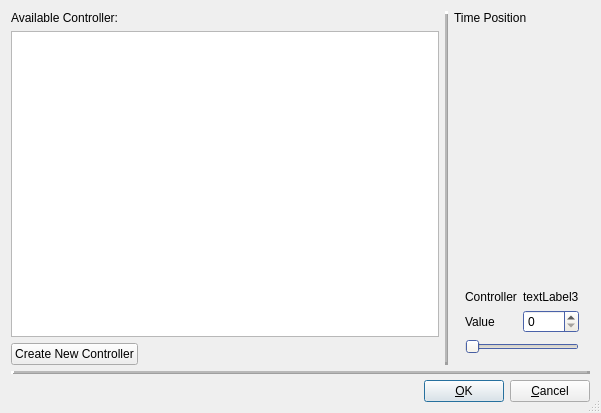
<?xml version="1.0" encoding="UTF-8"?>
<ui version="4.0">
 <class>EditCtrlBase</class>
 <widget class="QDialog" name="EditCtrlBase">
  <property name="geometry">
   <rect>
    <x>0</x>
    <y>0</y>
    <width>601</width>
    <height>413</height>
   </rect>
  </property>
  <property name="windowTitle">
   <string>LOS: Edit Controller Event</string>
  </property>
  <property name="sizeGripEnabled">
   <bool>true</bool>
  </property>
  <layout class="QGridLayout">
   <item row="0" column="3">
    <widget class="QLabel" name="textLabel1">
     <property name="text">
      <string>Time Position</string>
     </property>
     <property name="wordWrap">
      <bool>false</bool>
     </property>
    </widget>
   </item>
   <item row="0" column="0" colspan="2">
    <widget class="QLabel" name="textLabel1_2">
     <property name="text">
      <string>Available Controller:</string>
     </property>
     <property name="wordWrap">
      <bool>false</bool>
     </property>
    </widget>
   </item>
   <item row="2" column="0">
    <widget class="QPushButton" name="buttonNewController">
     <property name="text">
      <string>Create New Controller</string>
     </property>
     <property name="shortcut">
      <string/>
     </property>
     <property name="autoDefault">
      <bool>true</bool>
     </property>
     <property name="default">
      <bool>true</bool>
     </property>
    </widget>
   </item>
   <item row="0" column="4">
    <widget class="PosEdit" name="timePos"/>
   </item>
   <item row="1" column="3" rowspan="2" colspan="2">
    <widget class="QStackedWidget" name="widgetStack">
     <property name="palette">
      <palette>
       <active>
        <colorrole role="WindowText">
         <brush brushstyle="SolidPattern">
          <color alpha="255">
           <red>0</red>
           <green>0</green>
           <blue>0</blue>
          </color>
         </brush>
        </colorrole>
        <colorrole role="Button">
         <brush brushstyle="SolidPattern">
          <color alpha="255">
           <red>238</red>
           <green>234</green>
           <blue>222</blue>
          </color>
         </brush>
        </colorrole>
        <colorrole role="Light">
         <brush brushstyle="SolidPattern">
          <color alpha="255">
           <red>255</red>
           <green>255</green>
           <blue>255</blue>
          </color>
         </brush>
        </colorrole>
        <colorrole role="Midlight">
         <brush brushstyle="SolidPattern">
          <color alpha="255">
           <red>246</red>
           <green>244</green>
           <blue>238</blue>
          </color>
         </brush>
        </colorrole>
        <colorrole role="Dark">
         <brush brushstyle="SolidPattern">
          <color alpha="255">
           <red>119</red>
           <green>117</green>
           <blue>111</blue>
          </color>
         </brush>
        </colorrole>
        <colorrole role="Mid">
         <brush brushstyle="SolidPattern">
          <color alpha="255">
           <red>158</red>
           <green>155</green>
           <blue>147</blue>
          </color>
         </brush>
        </colorrole>
        <colorrole role="Text">
         <brush brushstyle="SolidPattern">
          <color alpha="255">
           <red>0</red>
           <green>0</green>
           <blue>0</blue>
          </color>
         </brush>
        </colorrole>
        <colorrole role="BrightText">
         <brush brushstyle="SolidPattern">
          <color alpha="255">
           <red>255</red>
           <green>255</green>
           <blue>255</blue>
          </color>
         </brush>
        </colorrole>
        <colorrole role="ButtonText">
         <brush brushstyle="SolidPattern">
          <color alpha="255">
           <red>0</red>
           <green>0</green>
           <blue>0</blue>
          </color>
         </brush>
        </colorrole>
        <colorrole role="Base">
         <brush brushstyle="SolidPattern">
          <color alpha="255">
           <red>255</red>
           <green>255</green>
           <blue>255</blue>
          </color>
         </brush>
        </colorrole>
        <colorrole role="Window">
         <brush brushstyle="SolidPattern">
          <color alpha="255">
           <red>104</red>
           <green>137</green>
           <blue>236</blue>
          </color>
         </brush>
        </colorrole>
        <colorrole role="Shadow">
         <brush brushstyle="SolidPattern">
          <color alpha="255">
           <red>0</red>
           <green>0</green>
           <blue>0</blue>
          </color>
         </brush>
        </colorrole>
        <colorrole role="Highlight">
         <brush brushstyle="SolidPattern">
          <color alpha="255">
           <red>0</red>
           <green>0</green>
           <blue>128</blue>
          </color>
         </brush>
        </colorrole>
        <colorrole role="HighlightedText">
         <brush brushstyle="SolidPattern">
          <color alpha="255">
           <red>255</red>
           <green>255</green>
           <blue>255</blue>
          </color>
         </brush>
        </colorrole>
        <colorrole role="Link">
         <brush brushstyle="SolidPattern">
          <color alpha="255">
           <red>0</red>
           <green>0</green>
           <blue>0</blue>
          </color>
         </brush>
        </colorrole>
        <colorrole role="LinkVisited">
         <brush brushstyle="SolidPattern">
          <color alpha="255">
           <red>0</red>
           <green>0</green>
           <blue>0</blue>
          </color>
         </brush>
        </colorrole>
       </active>
       <inactive>
        <colorrole role="WindowText">
         <brush brushstyle="SolidPattern">
          <color alpha="255">
           <red>0</red>
           <green>0</green>
           <blue>0</blue>
          </color>
         </brush>
        </colorrole>
        <colorrole role="Button">
         <brush brushstyle="SolidPattern">
          <color alpha="255">
           <red>238</red>
           <green>234</green>
           <blue>222</blue>
          </color>
         </brush>
        </colorrole>
        <colorrole role="Light">
         <brush brushstyle="SolidPattern">
          <color alpha="255">
           <red>255</red>
           <green>255</green>
           <blue>255</blue>
          </color>
         </brush>
        </colorrole>
        <colorrole role="Midlight">
         <brush brushstyle="SolidPattern">
          <color alpha="255">
           <red>255</red>
           <green>255</green>
           <blue>255</blue>
          </color>
         </brush>
        </colorrole>
        <colorrole role="Dark">
         <brush brushstyle="SolidPattern">
          <color alpha="255">
           <red>119</red>
           <green>117</green>
           <blue>111</blue>
          </color>
         </brush>
        </colorrole>
        <colorrole role="Mid">
         <brush brushstyle="SolidPattern">
          <color alpha="255">
           <red>158</red>
           <green>155</green>
           <blue>147</blue>
          </color>
         </brush>
        </colorrole>
        <colorrole role="Text">
         <brush brushstyle="SolidPattern">
          <color alpha="255">
           <red>0</red>
           <green>0</green>
           <blue>0</blue>
          </color>
         </brush>
        </colorrole>
        <colorrole role="BrightText">
         <brush brushstyle="SolidPattern">
          <color alpha="255">
           <red>255</red>
           <green>255</green>
           <blue>255</blue>
          </color>
         </brush>
        </colorrole>
        <colorrole role="ButtonText">
         <brush brushstyle="SolidPattern">
          <color alpha="255">
           <red>0</red>
           <green>0</green>
           <blue>0</blue>
          </color>
         </brush>
        </colorrole>
        <colorrole role="Base">
         <brush brushstyle="SolidPattern">
          <color alpha="255">
           <red>255</red>
           <green>255</green>
           <blue>255</blue>
          </color>
         </brush>
        </colorrole>
        <colorrole role="Window">
         <brush brushstyle="SolidPattern">
          <color alpha="255">
           <red>104</red>
           <green>137</green>
           <blue>236</blue>
          </color>
         </brush>
        </colorrole>
        <colorrole role="Shadow">
         <brush brushstyle="SolidPattern">
          <color alpha="255">
           <red>0</red>
           <green>0</green>
           <blue>0</blue>
          </color>
         </brush>
        </colorrole>
        <colorrole role="Highlight">
         <brush brushstyle="SolidPattern">
          <color alpha="255">
           <red>0</red>
           <green>0</green>
           <blue>128</blue>
          </color>
         </brush>
        </colorrole>
        <colorrole role="HighlightedText">
         <brush brushstyle="SolidPattern">
          <color alpha="255">
           <red>255</red>
           <green>255</green>
           <blue>255</blue>
          </color>
         </brush>
        </colorrole>
        <colorrole role="Link">
         <brush brushstyle="SolidPattern">
          <color alpha="255">
           <red>0</red>
           <green>0</green>
           <blue>192</blue>
          </color>
         </brush>
        </colorrole>
        <colorrole role="LinkVisited">
         <brush brushstyle="SolidPattern">
          <color alpha="255">
           <red>128</red>
           <green>0</green>
           <blue>128</blue>
          </color>
         </brush>
        </colorrole>
       </inactive>
       <disabled>
        <colorrole role="WindowText">
         <brush brushstyle="SolidPattern">
          <color alpha="255">
           <red>128</red>
           <green>128</green>
           <blue>128</blue>
          </color>
         </brush>
        </colorrole>
        <colorrole role="Button">
         <brush brushstyle="SolidPattern">
          <color alpha="255">
           <red>238</red>
           <green>234</green>
           <blue>222</blue>
          </color>
         </brush>
        </colorrole>
        <colorrole role="Light">
         <brush brushstyle="SolidPattern">
          <color alpha="255">
           <red>255</red>
           <green>255</green>
           <blue>255</blue>
          </color>
         </brush>
        </colorrole>
        <colorrole role="Midlight">
         <brush brushstyle="SolidPattern">
          <color alpha="255">
           <red>255</red>
           <green>255</green>
           <blue>255</blue>
          </color>
         </brush>
        </colorrole>
        <colorrole role="Dark">
         <brush brushstyle="SolidPattern">
          <color alpha="255">
           <red>119</red>
           <green>117</green>
           <blue>111</blue>
          </color>
         </brush>
        </colorrole>
        <colorrole role="Mid">
         <brush brushstyle="SolidPattern">
          <color alpha="255">
           <red>158</red>
           <green>155</green>
           <blue>147</blue>
          </color>
         </brush>
        </colorrole>
        <colorrole role="Text">
         <brush brushstyle="SolidPattern">
          <color alpha="255">
           <red>128</red>
           <green>128</green>
           <blue>128</blue>
          </color>
         </brush>
        </colorrole>
        <colorrole role="BrightText">
         <brush brushstyle="SolidPattern">
          <color alpha="255">
           <red>255</red>
           <green>255</green>
           <blue>255</blue>
          </color>
         </brush>
        </colorrole>
        <colorrole role="ButtonText">
         <brush brushstyle="SolidPattern">
          <color alpha="255">
           <red>128</red>
           <green>128</green>
           <blue>128</blue>
          </color>
         </brush>
        </colorrole>
        <colorrole role="Base">
         <brush brushstyle="SolidPattern">
          <color alpha="255">
           <red>255</red>
           <green>255</green>
           <blue>255</blue>
          </color>
         </brush>
        </colorrole>
        <colorrole role="Window">
         <brush brushstyle="SolidPattern">
          <color alpha="255">
           <red>104</red>
           <green>137</green>
           <blue>236</blue>
          </color>
         </brush>
        </colorrole>
        <colorrole role="Shadow">
         <brush brushstyle="SolidPattern">
          <color alpha="255">
           <red>0</red>
           <green>0</green>
           <blue>0</blue>
          </color>
         </brush>
        </colorrole>
        <colorrole role="Highlight">
         <brush brushstyle="SolidPattern">
          <color alpha="255">
           <red>0</red>
           <green>0</green>
           <blue>128</blue>
          </color>
         </brush>
        </colorrole>
        <colorrole role="HighlightedText">
         <brush brushstyle="SolidPattern">
          <color alpha="255">
           <red>255</red>
           <green>255</green>
           <blue>255</blue>
          </color>
         </brush>
        </colorrole>
        <colorrole role="Link">
         <brush brushstyle="SolidPattern">
          <color alpha="255">
           <red>0</red>
           <green>0</green>
           <blue>192</blue>
          </color>
         </brush>
        </colorrole>
        <colorrole role="LinkVisited">
         <brush brushstyle="SolidPattern">
          <color alpha="255">
           <red>128</red>
           <green>0</green>
           <blue>128</blue>
          </color>
         </brush>
        </colorrole>
       </disabled>
      </palette>
     </property>
     <widget class="QWidget" name="WStackPage">
      <property name="geometry">
       <rect>
        <x>0</x>
        <y>0</y>
        <width>140</width>
        <height>349</height>
       </rect>
      </property>
      <layout class="QGridLayout">
       <item row="3" column="0" colspan="2">
        <widget class="QSlider" name="valSlider">
         <property name="maximum">
          <number>127</number>
         </property>
         <property name="orientation">
          <enum>Qt::Horizontal</enum>
         </property>
        </widget>
       </item>
       <item row="1" column="1">
        <widget class="QLabel" name="controllerName">
         <property name="frameShadow">
          <enum>QFrame::Sunken</enum>
         </property>
         <property name="text">
          <string>textLabel3</string>
         </property>
         <property name="wordWrap">
          <bool>false</bool>
         </property>
        </widget>
       </item>
       <item row="2" column="0">
        <widget class="QLabel" name="textLabel4">
         <property name="text">
          <string>Value</string>
         </property>
         <property name="wordWrap">
          <bool>false</bool>
         </property>
        </widget>
       </item>
       <item row="1" column="0">
        <widget class="QLabel" name="textLabel2">
         <property name="text">
          <string>Controller</string>
         </property>
         <property name="wordWrap">
          <bool>false</bool>
         </property>
        </widget>
       </item>
       <item row="2" column="1">
        <widget class="QSpinBox" name="valSpinBox">
         <property name="maximum">
          <number>127</number>
         </property>
        </widget>
       </item>
       <item row="0" column="1">
        <spacer name="spacer2">
         <property name="orientation">
          <enum>Qt::Vertical</enum>
         </property>
         <property name="sizeType">
          <enum>QSizePolicy::Expanding</enum>
         </property>
         <property name="sizeHint" stdset="0">
          <size>
           <width>20</width>
           <height>40</height>
          </size>
         </property>
        </spacer>
       </item>
      </layout>
     </widget>
     <widget class="QWidget" name="WStackPage2">
      <property name="geometry">
       <rect>
        <x>0</x>
        <y>0</y>
        <width>100</width>
        <height>30</height>
       </rect>
      </property>
      <layout class="QGridLayout">
       <item row="2" column="0">
        <widget class="QLabel" name="textLabel2_2">
         <property name="text">
          <string>H-Bank</string>
         </property>
         <property name="wordWrap">
          <bool>false</bool>
         </property>
        </widget>
       </item>
       <item row="3" column="0">
        <widget class="QLabel" name="textLabel3">
         <property name="text">
          <string>L-Bank</string>
         </property>
         <property name="wordWrap">
          <bool>false</bool>
         </property>
        </widget>
       </item>
       <item row="4" column="0">
        <widget class="QLabel" name="textLabel4_2">
         <property name="text">
          <string>Program</string>
         </property>
         <property name="wordWrap">
          <bool>false</bool>
         </property>
        </widget>
       </item>
       <item row="2" column="1">
        <widget class="QSpinBox" name="hbank">
         <property name="specialValueText">
          <string>off</string>
         </property>
         <property name="minimum">
          <number>0</number>
         </property>
         <property name="maximum">
          <number>128</number>
         </property>
         <property name="value">
          <number>0</number>
         </property>
        </widget>
       </item>
       <item row="3" column="1">
        <widget class="QSpinBox" name="lbank">
         <property name="specialValueText">
          <string>off</string>
         </property>
         <property name="minimum">
          <number>0</number>
         </property>
         <property name="maximum">
          <number>128</number>
         </property>
         <property name="value">
          <number>0</number>
         </property>
        </widget>
       </item>
       <item row="4" column="1">
        <widget class="QSpinBox" name="program">
         <property name="minimum">
          <number>1</number>
         </property>
         <property name="maximum">
          <number>128</number>
         </property>
        </widget>
       </item>
       <item row="0" column="0" colspan="2">
        <spacer name="spacer4">
         <property name="orientation">
          <enum>Qt::Vertical</enum>
         </property>
         <property name="sizeType">
          <enum>QSizePolicy::Expanding</enum>
         </property>
         <property name="sizeHint" stdset="0">
          <size>
           <width>20</width>
           <height>140</height>
          </size>
         </property>
        </spacer>
       </item>
       <item row="1" column="0" colspan="2">
        <widget class="QPushButton" name="patchName">
         <property name="text">
          <string>pushButton4</string>
         </property>
        </widget>
       </item>
      </layout>
     </widget>
    </widget>
   </item>
   <item row="4" column="0" colspan="5">
    <layout class="QHBoxLayout">
     <property name="spacing">
      <number>6</number>
     </property>
     <property name="margin">
      <number>0</number>
     </property>
     <item>
      <spacer name="Horizontal Spacing2">
       <property name="orientation">
        <enum>Qt::Horizontal</enum>
       </property>
       <property name="sizeType">
        <enum>QSizePolicy::Expanding</enum>
       </property>
       <property name="sizeHint" stdset="0">
        <size>
         <width>20</width>
         <height>20</height>
        </size>
       </property>
      </spacer>
     </item>
     <item>
      <widget class="QPushButton" name="buttonOk">
       <property name="text">
        <string>&amp;OK</string>
       </property>
       <property name="shortcut">
        <string/>
       </property>
       <property name="autoDefault">
        <bool>true</bool>
       </property>
       <property name="default">
        <bool>true</bool>
       </property>
      </widget>
     </item>
     <item>
      <widget class="QPushButton" name="buttonCancel">
       <property name="text">
        <string>&amp;Cancel</string>
       </property>
       <property name="shortcut">
        <string/>
       </property>
       <property name="autoDefault">
        <bool>true</bool>
       </property>
      </widget>
     </item>
    </layout>
   </item>
   <item row="3" column="0" colspan="5">
    <widget class="Line" name="line1">
     <property name="frameShape">
      <enum>QFrame::HLine</enum>
     </property>
     <property name="frameShadow">
      <enum>QFrame::Raised</enum>
     </property>
     <property name="lineWidth">
      <number>3</number>
     </property>
     <property name="midLineWidth">
      <number>2</number>
     </property>
    </widget>
   </item>
   <item row="1" column="0" colspan="2">
    <widget class="QListWidget" name="ctrlList">
    </widget>
   </item>
   <item row="2" column="1">
    <spacer name="spacer3">
     <property name="orientation">
      <enum>Qt::Horizontal</enum>
     </property>
     <property name="sizeType">
      <enum>QSizePolicy::Expanding</enum>
     </property>
     <property name="sizeHint" stdset="0">
      <size>
       <width>60</width>
       <height>20</height>
      </size>
     </property>
    </spacer>
   </item>
   <item row="0" column="2" rowspan="3">
    <widget class="Line" name="line2">
     <property name="frameShape">
      <enum>QFrame::VLine</enum>
     </property>
     <property name="frameShadow">
      <enum>QFrame::Raised</enum>
     </property>
     <property name="lineWidth">
      <number>3</number>
     </property>
     <property name="midLineWidth">
      <number>2</number>
     </property>
    </widget>
   </item>
  </layout>
 </widget>
 <layoutdefault spacing="6" margin="11"/>
 <customwidgets>
  <customwidget>
   <class>PosEdit</class>
   <extends>QWidget</extends>
   <header>posedit.h</header>
   <container>0</container>
  </customwidget>
 </customwidgets>
 <resources/>
 <connections>
  <connection>
   <sender>buttonOk</sender>
   <signal>clicked()</signal>
   <receiver>MyDialog</receiver>
   <slot>accept()</slot>
   <hints>
    <hint type="sourcelabel">
     <x>20</x>
     <y>20</y>
    </hint>
    <hint type="destinationlabel">
     <x>20</x>
     <y>20</y>
    </hint>
   </hints>
  </connection>
  <connection>
   <sender>buttonCancel</sender>
   <signal>clicked()</signal>
   <receiver>MyDialog</receiver>
   <slot>reject()</slot>
   <hints>
    <hint type="sourcelabel">
     <x>20</x>
     <y>20</y>
    </hint>
    <hint type="destinationlabel">
     <x>20</x>
     <y>20</y>
    </hint>
   </hints>
  </connection>
  <connection>
   <sender>valSlider</sender>
   <signal>valueChanged(int)</signal>
   <receiver>valSpinBox</receiver>
   <slot>setValue(int)</slot>
   <hints>
    <hint type="sourcelabel">
     <x>20</x>
     <y>20</y>
    </hint>
    <hint type="destinationlabel">
     <x>20</x>
     <y>20</y>
    </hint>
   </hints>
  </connection>
  <connection>
   <sender>valSpinBox</sender>
   <signal>valueChanged(int)</signal>
   <receiver>valSlider</receiver>
   <slot>setValue(int)</slot>
   <hints>
    <hint type="sourcelabel">
     <x>20</x>
     <y>20</y>
    </hint>
    <hint type="destinationlabel">
     <x>20</x>
     <y>20</y>
    </hint>
   </hints>
  </connection>
 </connections>
</ui>
